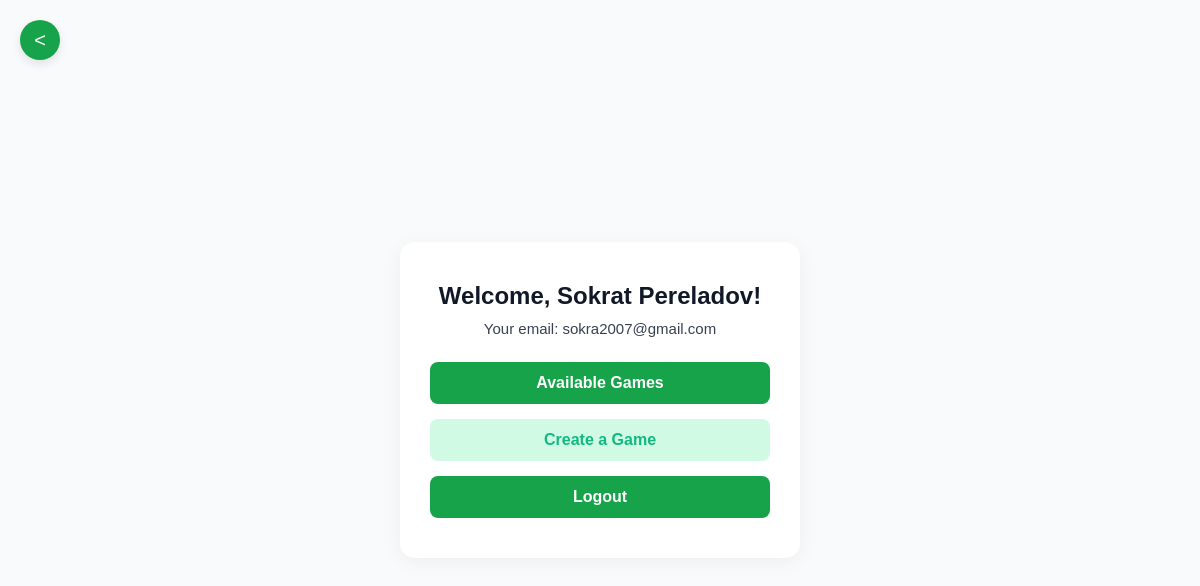
The page /dashboard (signed in) on the database its author committed.
### app.py (models this page shows, shortened)
class User(db.Model):
    id = db.Column(db.Integer, primary_key=True)
    name = db.Column(db.String(50), nullable=False)
    surname = db.Column(db.String(50), nullable=False)
    email = db.Column(db.String(50), unique=True, nullable=False)
    password = db.Column(db.String(150), nullable=False)

### app.py (the view)
@app.route("/dashboard")
@login_is_required
def dashboard():
    user = User.query.filter_by(email=session.get("email")).first()
    if user:
        name = user.name
        surname = user.surname
        picture = session.get("picture") or url_for('static', filename='assets/profile-picture.png')
    else:
        name = session.get("name", "Google User")
        surname = ""
        picture = session.get("picture")
    return render_template("dashboard.html", name=name, surname=surname, email=session.get("email"), picture=picture)

### app.py (called while the page is built)
def login_is_required(f):
    @wraps(f)
    def wrapper(*args, **kwargs):
        if "google_id" not in session and "email" not in session:
            return render_template("log-in.html", error="You must be logged in to access this page.")
        return f(*args, **kwargs)
    return wrapper

@app.context_processor
def inject_user_info():
    user_picture = session.get("picture")
    default_picture = url_for('static', filename='assets/profile-picture.png')
    return dict(
        picture=user_picture or default_picture,
        email=session.get("email"),
        name=session.get("name", "User")
    )

### templates/dashboard.html (shortened to what this page needs)
<!DOCTYPE html>
<html lang="en">
<head>
    <link href="{{ url_for('static', filename='css_folder/log-in.css')}}" rel="stylesheet">
    <link href="{{ url_for('static', filename='css_folder/dashboard.css')}}" rel="stylesheet">
</head>
<body>
    <a href="{{ url_for('home') }}" class="top-left-btn" id="backButton">&lt;</a>
    <div class="dashboard-container">
        <h1>Welcome, {{ name }} {{ surname }}!</h1>
        <p>Your email: {{ email }}</p>
        <a href="{{ url_for('available_games') }}" class="dashboard-btn btn-primary">Available Games</a>
        <a href="{{ url_for('create_game') }}" class="dashboard-btn btn-secondary">Create a Game</a>
        <a href="{{ url_for('logout') }}" class="dashboard-btn btn-primary">Logout</a>
    </div>
</body>
</html>

### static/css_folder/log-in.css (style rules this page uses)
* { box-sizing: border-box; margin: 0; padding: 0; font-family: 'Poppins', sans-serif; }
body { display: flex; justify-content: center; align-items: center; min-height: 100vh; background-color: #f9fafb; }
.top-left-btn { position: fixed; top: 20px; left: 20px; width: 40px; height: 40px; background-color: #16a34a; color: #fff; border: none; border-radius: 50%; cursor: pointer; font-size: 20px; display: flex; align-items: center; justify-content: center; box-shadow: 0 4px 10px rgba(0,0,0,0.1); transition: background 0.3s; z-index: 1000; text-decoration: none; }
.btn-primary { background-color: #16a34a; color: #fff; }
a { text-decoration: none; }

### static/css_folder/dashboard.css (style rules this page uses)
.dashboard-container { background: #fff; padding: 40px 30px; border-radius: 15px; box-shadow: 0 4px 20px rgba(0,0,0,0.05); width: 100%; max-width: 400px; text-align: center; }
.dashboard-container h1 { font-size: 24px; font-weight: 600; color: #111827; margin-bottom: 10px; }
.dashboard-container p { font-size: 15px; color: #374151; margin-bottom: 25px; }
.dashboard-btn { width: 100%; padding: 12px 0; border: none; border-radius: 8px; font-size: 16px; font-weight: 600; cursor: pointer; transition: background 0.3s; margin-top: 15px; text-decoration: none; display: block; }
.btn-primary { background-color: #16a34a; color: #fff; }
.btn-secondary { background-color: #d1fae5; color: #10b981; }

### rows shown on the page
User: name "Sokrat", surname "Pereladov", email "sokra2007@gmail.com"
